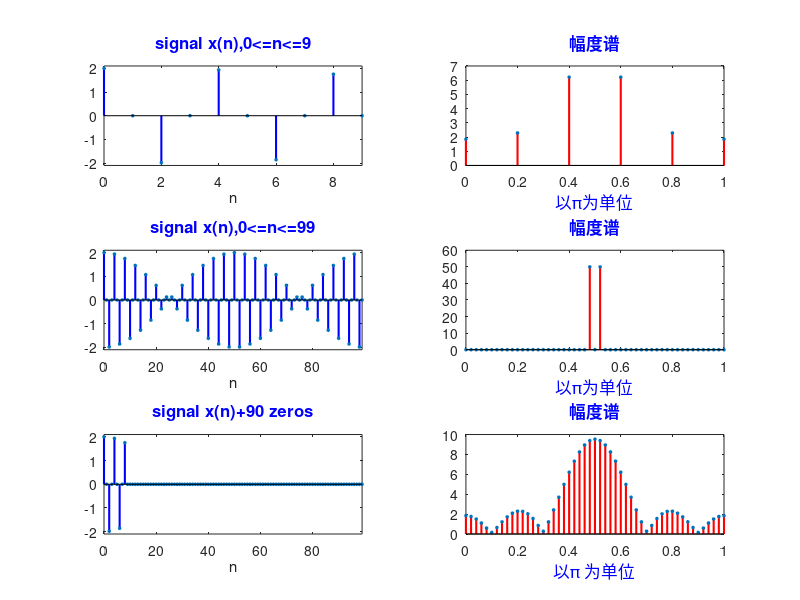

MATLAB code to generate this figure:
clc;
clear;
n = 0:9;
x = cos(0.48*pi*n)+cos(0.52*pi*n);%10个样本
subplot(3,2,1);
stem(n,x,'Filled','MarkerSize',2,'LineWidth',1.5,'color','b');
title('signal x(n),0<=n<=9','Color','b','FontSize',12);
xlabel('n');
axis([0,9,-2.1,2.1]);
N1 = 10;
Xk1 = fft(x,N1);%计算10点DFT
mag_Xk1 = abs(Xk1(1:N1/2+1));
k1 = 0:N1/2;
w1 = k1*2*pi/N1;
subplot(3,2,2);
stem(w1/pi,mag_Xk1,'Filled','MarkerSize',2,'LineWidth',1.5,'color','r');
title('幅度谱','Color','b','FontSize',12);
xlabel('以\pi为单位','Color','b','FontSize',12);

n2 = 0:99;
x2 = cos(0.48*pi*n2)+cos(0.52*pi*n2);%100个样本
subplot(3,2,3);
stem(n2,x2,'Filled','MarkerSize',2,'LineWidth',1.5,'color','b');
title('signal x(n),0<=n<=99','Color','b','FontSize',12);
xlabel('n');
axis([0,99,-2.1,2.1]);
N2 = 100;
Xk2 = fft(x2,N2);%计算10点DFT
mag_Xk2 = abs(Xk2(1:N2/2+1));
k2 = 0:N2/2;
w2 = k2*2*pi/N2;
subplot(3,2,4);
stem(w2/pi,mag_Xk2,'Filled','MarkerSize',2,'LineWidth',1.5,'color','r');
title('幅度谱','Color','b','FontSize',12);
xlabel('以\pi为单位','Color','b','FontSize',12);


n3 = 0:99;
y = [x,zeros(1,90)];%10个样本+90个0
subplot(3,2,5);
stem(n3,y,'Filled','MarkerSize',2,'LineWidth',1.5,'color','b');
title('signal x(n)+90 zeros','Color','b','FontSize',12);
xlabel('n');
axis([0,99,-2.1,2.1]);
N3 = 100;
Yk = fft(y,N3);%计算信号y的100点DFT
mag_Yk = abs(Yk(1:N3/2+1));
k3 = 0:N3/2;
w3 = k3*2*pi/N3;
subplot(3,2,6);
stem(w3/pi,mag_Yk,'Filled','MarkerSize',2,'LineWidth',1.5,'color','r');
title('幅度谱','Color','b','FontSize',12);
xlabel('以\pi 为单位','Color','b','FontSize',12);
